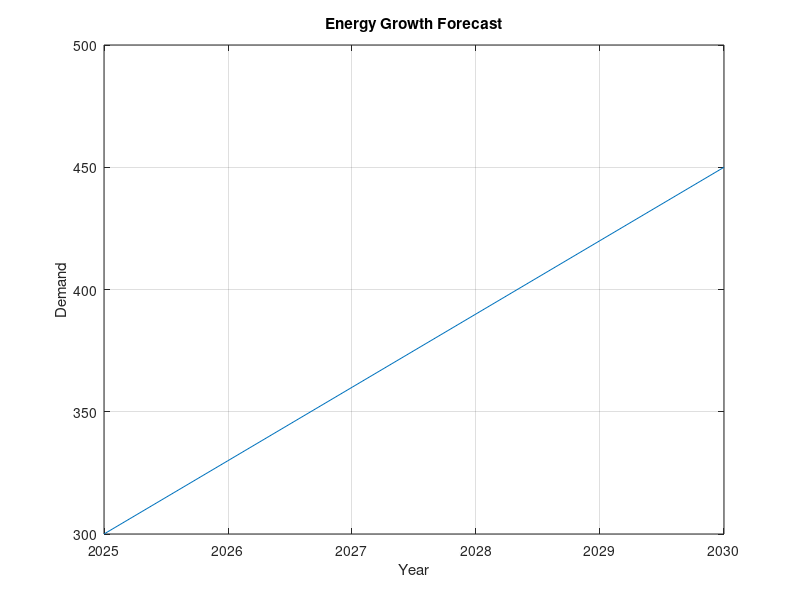

The MATLAB script that drew this image:
years = 2025:2030;



energy=[

300
330
360
390
420
450

];



plot(years,energy)



grid on



xlabel('Year')



ylabel('Demand')



title('Energy Growth Forecast')
